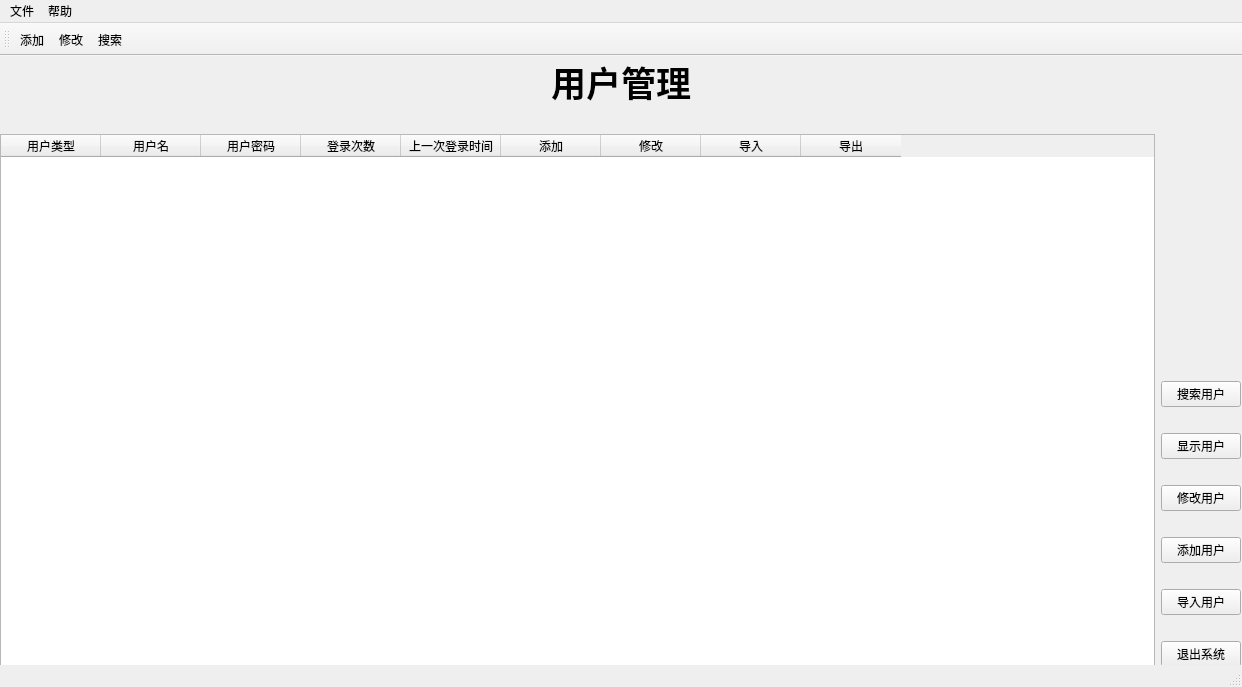
<?xml version="1.0" encoding="UTF-8"?>
<ui version="4.0">
 <class>MainWindow</class>
 <widget class="QMainWindow" name="MainWindow">
  <property name="geometry">
   <rect>
    <x>0</x>
    <y>0</y>
    <width>1242</width>
    <height>687</height>
   </rect>
  </property>
  <property name="windowTitle">
   <string>用户管理</string>
  </property>
  <widget class="QWidget" name="centralwidget">
   <widget class="QWidget" name="layoutWidget">
    <property name="geometry">
     <rect>
      <x>0</x>
      <y>0</y>
      <width>1241</width>
      <height>611</height>
     </rect>
    </property>
    <layout class="QVBoxLayout" name="verticalLayout_4">
     <item>
      <layout class="QHBoxLayout" name="horizontalLayout">
       <item>
        <spacer name="horizontalSpacer">
         <property name="orientation">
          <enum>Qt::Horizontal</enum>
         </property>
         <property name="sizeHint" stdset="0">
          <size>
           <width>40</width>
           <height>20</height>
          </size>
         </property>
        </spacer>
       </item>
       <item>
        <widget class="QLabel" name="label">
         <property name="font">
          <font>
           <family>Agency FB</family>
           <pointsize>26</pointsize>
           <weight>75</weight>
           <bold>true</bold>
          </font>
         </property>
         <property name="text">
          <string>用户管理</string>
         </property>
        </widget>
       </item>
       <item>
        <spacer name="horizontalSpacer_2">
         <property name="orientation">
          <enum>Qt::Horizontal</enum>
         </property>
         <property name="sizeHint" stdset="0">
          <size>
           <width>40</width>
           <height>20</height>
          </size>
         </property>
        </spacer>
       </item>
      </layout>
     </item>
     <item>
      <spacer name="verticalSpacer_5">
       <property name="orientation">
        <enum>Qt::Vertical</enum>
       </property>
       <property name="sizeType">
        <enum>QSizePolicy::Fixed</enum>
       </property>
       <property name="sizeHint" stdset="0">
        <size>
         <width>20</width>
         <height>20</height>
        </size>
       </property>
      </spacer>
     </item>
     <item>
      <layout class="QHBoxLayout" name="horizontalLayout_2">
       <item>
        <widget class="QTableWidget" name="tableWidget">
         <column>
          <property name="text">
           <string>用户类型</string>
          </property>
         </column>
         <column>
          <property name="text">
           <string>用户名</string>
          </property>
         </column>
         <column>
          <property name="text">
           <string>用户密码</string>
          </property>
         </column>
         <column>
          <property name="text">
           <string>登录次数</string>
          </property>
         </column>
         <column>
          <property name="text">
           <string>上一次登录时间</string>
          </property>
         </column>
         <column>
          <property name="text">
           <string>添加</string>
          </property>
         </column>
         <column>
          <property name="text">
           <string>修改</string>
          </property>
         </column>
         <column>
          <property name="text">
           <string>导入</string>
          </property>
         </column>
         <column>
          <property name="text">
           <string>导出</string>
          </property>
         </column>
        </widget>
       </item>
       <item>
        <layout class="QVBoxLayout" name="verticalLayout_3">
         <item>
          <spacer name="verticalSpacer_4">
           <property name="orientation">
            <enum>Qt::Vertical</enum>
           </property>
           <property name="sizeHint" stdset="0">
            <size>
             <width>20</width>
             <height>40</height>
            </size>
           </property>
          </spacer>
         </item>
         <item>
          <widget class="QPushButton" name="pButtonSelect">
           <property name="text">
            <string>搜索用户</string>
           </property>
          </widget>
         </item>
         <item>
          <spacer name="verticalSpacer_6">
           <property name="orientation">
            <enum>Qt::Vertical</enum>
           </property>
           <property name="sizeType">
            <enum>QSizePolicy::Fixed</enum>
           </property>
           <property name="sizeHint" stdset="0">
            <size>
             <width>20</width>
             <height>20</height>
            </size>
           </property>
          </spacer>
         </item>
         <item>
          <layout class="QVBoxLayout" name="verticalLayout_2">
           <item>
            <layout class="QVBoxLayout" name="verticalLayout">
             <item>
              <widget class="QPushButton" name="pButtonDisplay">
               <property name="text">
                <string>显示用户</string>
               </property>
              </widget>
             </item>
             <item>
              <spacer name="verticalSpacer">
               <property name="orientation">
                <enum>Qt::Vertical</enum>
               </property>
               <property name="sizeType">
                <enum>QSizePolicy::Fixed</enum>
               </property>
               <property name="sizeHint" stdset="0">
                <size>
                 <width>20</width>
                 <height>20</height>
                </size>
               </property>
              </spacer>
             </item>
             <item>
              <widget class="QPushButton" name="pButtonChange">
               <property name="text">
                <string>修改用户</string>
               </property>
              </widget>
             </item>
            </layout>
           </item>
           <item>
            <spacer name="verticalSpacer_2">
             <property name="orientation">
              <enum>Qt::Vertical</enum>
             </property>
             <property name="sizeType">
              <enum>QSizePolicy::Fixed</enum>
             </property>
             <property name="sizeHint" stdset="0">
              <size>
               <width>20</width>
               <height>20</height>
              </size>
             </property>
            </spacer>
           </item>
           <item>
            <widget class="QPushButton" name="pButtonAdd">
             <property name="text">
              <string>添加用户</string>
             </property>
            </widget>
           </item>
           <item>
            <spacer name="verticalSpacer_7">
             <property name="orientation">
              <enum>Qt::Vertical</enum>
             </property>
             <property name="sizeType">
              <enum>QSizePolicy::Fixed</enum>
             </property>
             <property name="sizeHint" stdset="0">
              <size>
               <width>20</width>
               <height>20</height>
              </size>
             </property>
            </spacer>
           </item>
           <item>
            <widget class="QPushButton" name="pButtonImport">
             <property name="text">
              <string>导入用户</string>
             </property>
            </widget>
           </item>
           <item>
            <spacer name="verticalSpacer_8">
             <property name="orientation">
              <enum>Qt::Vertical</enum>
             </property>
             <property name="sizeType">
              <enum>QSizePolicy::Fixed</enum>
             </property>
             <property name="sizeHint" stdset="0">
              <size>
               <width>20</width>
               <height>20</height>
              </size>
             </property>
            </spacer>
           </item>
           <item>
            <widget class="QPushButton" name="pButtonExit">
             <property name="text">
              <string>退出系统</string>
             </property>
            </widget>
           </item>
          </layout>
         </item>
        </layout>
       </item>
      </layout>
     </item>
    </layout>
   </widget>
  </widget>
  <widget class="QMenuBar" name="menubar">
   <property name="geometry">
    <rect>
     <x>0</x>
     <y>0</y>
     <width>1242</width>
     <height>26</height>
    </rect>
   </property>
   <widget class="QMenu" name="menufile">
    <property name="title">
     <string>文件</string>
    </property>
    <addaction name="actionMenuopen"/>
    <addaction name="actionMenuExport"/>
   </widget>
   <widget class="QMenu" name="menuhelp">
    <property name="title">
     <string>帮助</string>
    </property>
   </widget>
   <addaction name="menufile"/>
   <addaction name="menuhelp"/>
  </widget>
  <widget class="QStatusBar" name="statusbar"/>
  <widget class="QToolBar" name="toolBar">
   <property name="windowTitle">
    <string>toolBar</string>
   </property>
   <attribute name="toolBarArea">
    <enum>TopToolBarArea</enum>
   </attribute>
   <attribute name="toolBarBreak">
    <bool>false</bool>
   </attribute>
   <addaction name="actionTlbAdd"/>
   <addaction name="actionTlbChange"/>
   <addaction name="actionTlbSearch"/>
  </widget>
  <action name="actionTlbAdd">
   <property name="text">
    <string>添加</string>
   </property>
  </action>
  <action name="actionTlbChange">
   <property name="text">
    <string>修改</string>
   </property>
  </action>
  <action name="actionTlbSearch">
   <property name="text">
    <string>搜索</string>
   </property>
  </action>
  <action name="actionMenuopen">
   <property name="text">
    <string>打开</string>
   </property>
  </action>
  <action name="actionMenuexport">
   <property name="text">
    <string>导出</string>
   </property>
  </action>
  <action name="actionMenuExport">
   <property name="text">
    <string>导出</string>
   </property>
  </action>
 </widget>
 <resources/>
 <connections/>
</ui>
